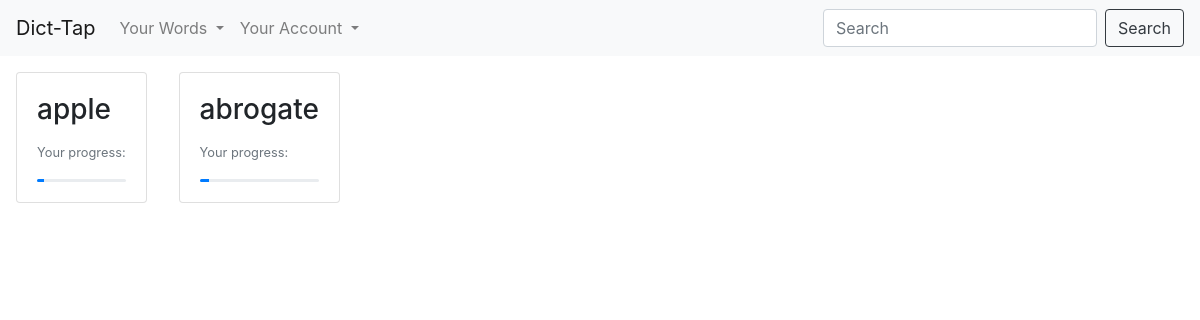
The app's page /view (signed in), older data.
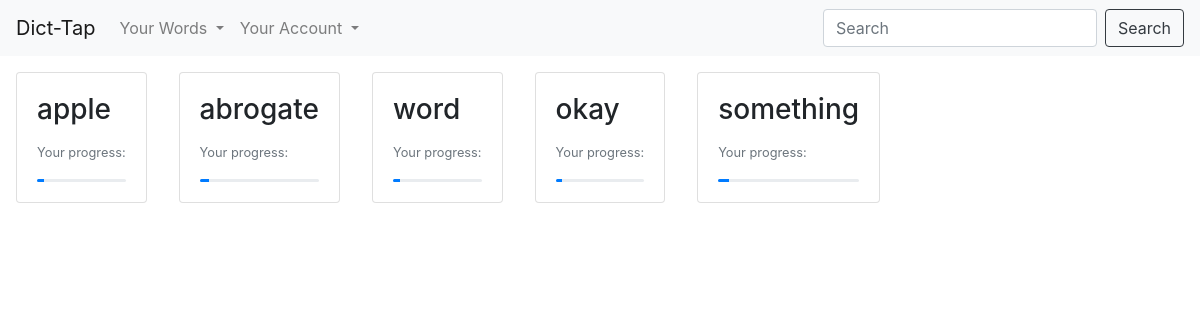
The same page, newer data.
### flaskapp/models.py (models this page shows, shortened)
class Word(db.Model):
    id = db.Column(db.Integer, primary_key=True)
    word = db.Column(db.String(45), unique=True, nullable=False)
    time = db.Column(db.DateTime, nullable=False, default=datetime.utcnow)
    due_date = db.Column(db.DateTime, nullable=False)
    user_id = db.Column(db.Integer, db.ForeignKey('user.id'), nullable=False)
    level = db.Column(db.Integer, nullable=False)

### flaskapp/routes.py (the view)
@app.route("/view", methods=['GET', 'POST'])
@login_required
def view():
    if request.method == 'POST':
        output_word = request.form['search_word']
        return redirect(url_for('search', word=output_word))
    else:
        return render_template('view.html', name='view', background_url=generate_url())

### flaskapp/models.py (called while the page is built)
@login_manager.user_loader
def load_user(user_id):
    return User.query.get(int(user_id))

### flaskapp/templates/view.html
{% extends "layout.html" %}
{% block a %}
<div class="card-group">
    {% for each in current_user.words %}
    <div class="">
        <div class="card m-3">
            <div class="card-body">
              <h3 class="card-title">{{ each.word }}</h3>
              <p class="card-text"><small class="text-muted">Your progress:</small></p>
              <div class="progress" style="height: 3px;">
              <div class="progress-bar" role="progressbar" style="width: {{ (each.level/13) * 100}}%;" aria-valuenow="{{ each.level }}" aria-valuemin="0" aria-valuemax="100"></div>
              </div>
            </div>
          </div>
        </div>
    {% endfor %}
</div>
{% endblock a %}

### flaskapp/templates/layout.html (shortened to what this page needs)
<!DOCTYPE html>
<html>
    <head>
        <link rel="stylesheet" href="https://stackpath.bootstrapcdn.com/bootstrap/4.3.1/css/bootstrap.min.css">
    </head>
    {% if background_url %}
    <body style="background: url( {{ background_url }} );
     -webkit-background-size: cover;
    -moz-background-size: cover;
    background-size: cover;
    -o-background-size: cover;">
    {% elif background_color %}
    <body style="background-color: {{ background_color }}">
    {% else %}
    <body style="background-color: white">
    {% endif %}
        <nav class="navbar navbar-expand-lg navbar-light bg-light">
            <a class="navbar-brand" href="{{ url_for('home') }}">Dict-Tap</a>
            <div class="collapse navbar-collapse" id="navbarSupportedContent">
              <ul class="navbar-nav mr-auto">
                {% if current_user.is_authenticated %}
                <li class="nav-item dropdown">
                  <a class="nav-link dropdown-toggle" href="#" id="navbarDropdown" role="button" data-toggle="dropdown" aria-haspopup="true" aria-expanded="false">
                    Your Words
                  </a>
                </li>
                {% endif %}
                <li class="nav-item dropdown">
                  <a class="nav-link dropdown-toggle" href="#" id="navbarDropdown" role="button" data-toggle="dropdown" aria-haspopup="true" aria-expanded="false">
                    Your Account
                  </a>
                </li>
              </ul>
              <form action="{{ url_for(name) }}" method='POST' class="form-inline my-2 my-lg-0">
                <input name="search_word" class="form-control mr-sm-2" type="search" placeholder="Search" aria-label="Search">
                <button class="btn btn-outline-dark my-2 my-sm-0" type="submit">Search</button>
              </form>
            </div>
          </nav>
          {% block a %}
          {% endblock a %}
    </body>
</html>

Row changes from the older to the newer data that the page shows:
added Word: word "word", level 1 (drawn)
added Word: word "okay", level 1 (drawn)
added Word: word "something", level 1 (drawn)
